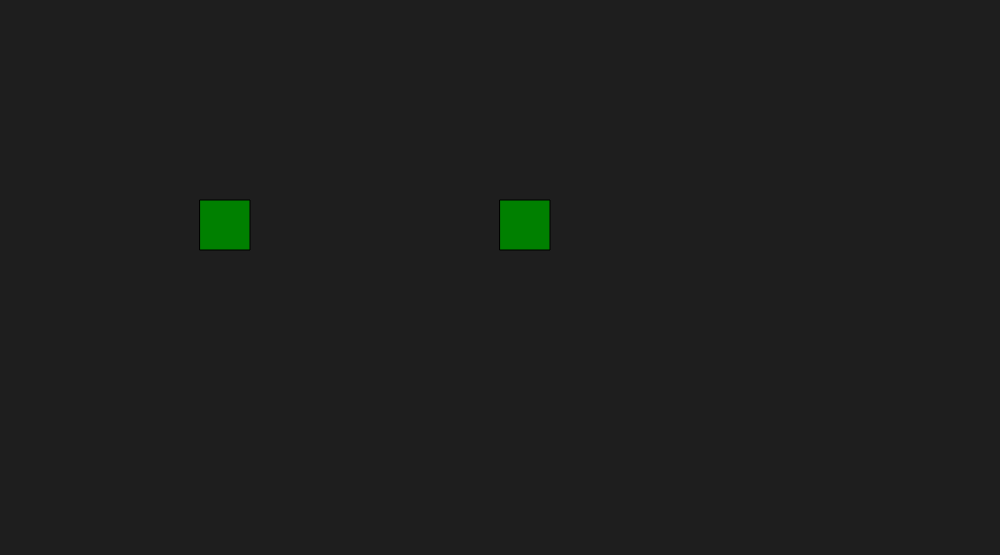
Frame 1 (no input)
Frame 60 (no input): identical to frame 1, image omitted
Frame 120 (the mouse pressed at the canvas centre since frame 60): identical to frame 1, image omitted

The p5.js sketch that drew this single still picture (run headless with seeded random() and noise() and a simulated clock; from frame 60 on, the mouse is pressed at the canvas centre):

// p5.js sketch
// ── sketch.js
function setup() {
  createCanvas(1000,555);
}

function draw() {
  background(30);
  fill("green");
  rect(200,200,50,50);
  rect(500,200,50,50);
  
}
